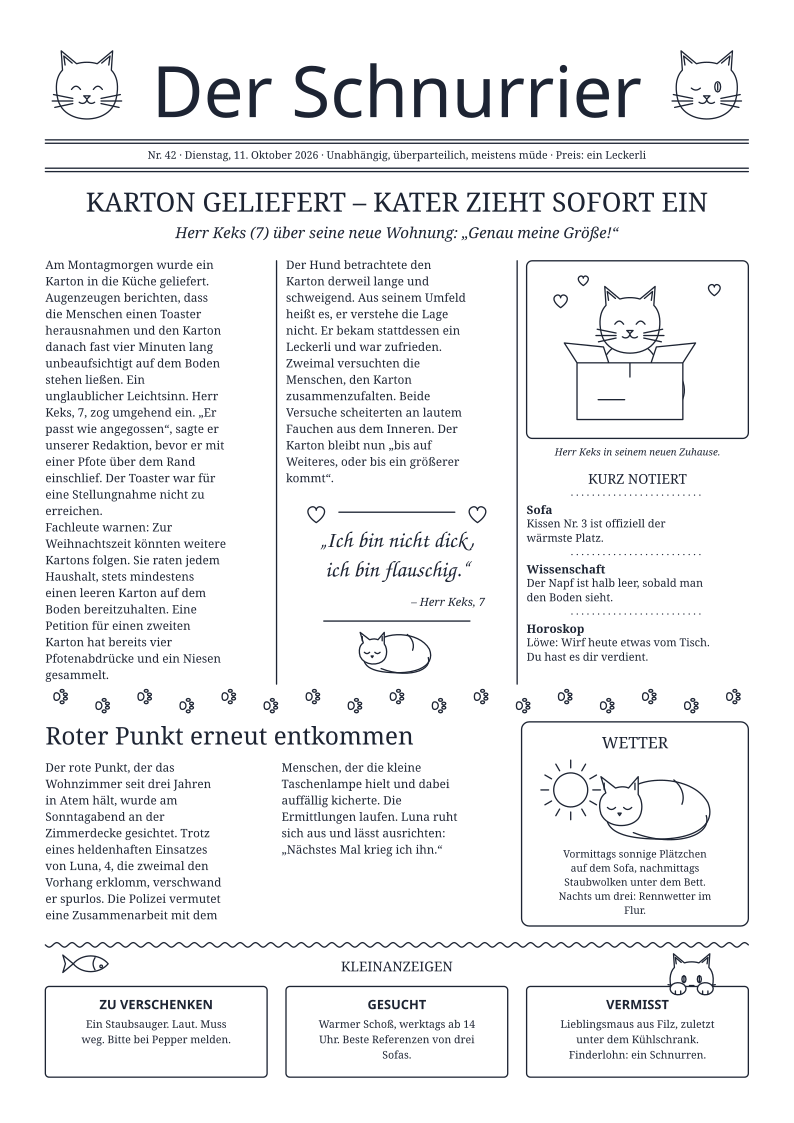

This chart was generated by the following Python code:
"""„Der Schnurrier“ – eine Katzenzeitung, A4 hoch, ein Stift.
Ausführen:  python3 art/katzenzeitung/katzenzeitung.py   →  katzenzeitung.svg daneben"""
import os
import sys

sys.path.insert(0, os.path.join(os.path.dirname(os.path.abspath(__file__)), '..', '..', 'tools', 'plotart'))
from plotart import Sheet, Box  # noqa: E402

NAME = 'Der Schnurrier'
ISSUE = 'Nr. 42 · Dienstag, 11. Oktober 2026 · Unabhängig, überparteilich, meistens müde · Preis: ein Leckerli'
HEADLINE = 'KARTON GELIEFERT – KATER ZIEHT SOFORT EIN'
SUB = 'Herr Keks (7) über seine neue Wohnung: „Genau meine Größe!“'
LEAD = ('Am Montagmorgen wurde ein Karton in die Küche geliefert. Augenzeugen berichten, dass die Menschen einen '
        'Toaster herausnahmen und den Karton danach fast vier Minuten lang unbeaufsichtigt auf dem Boden stehen ließen. '
        'Ein unglaublicher Leichtsinn. Herr Keks, 7, zog umgehend ein. „Er passt wie angegossen“, sagte er unserer '
        'Redaktion, bevor er mit einer Pfote über dem Rand einschlief. Der Toaster war für eine Stellungnahme nicht '
        'zu erreichen.\n'
        'Fachleute warnen: Zur Weihnachtszeit könnten weitere Kartons folgen. Sie raten jedem Haushalt, stets '
        'mindestens einen leeren Karton auf dem Boden bereitzuhalten. Eine Petition für einen zweiten Karton hat '
        'bereits vier Pfotenabdrücke und ein Niesen gesammelt.\n'
        'Der Hund betrachtete den Karton derweil lange und schweigend. Aus seinem Umfeld heißt es, er verstehe die '
        'Lage nicht. Er bekam stattdessen ein Leckerli und war zufrieden.\n'
        'Zweimal versuchten die Menschen, den Karton zusammenzufalten. Beide Versuche scheiterten an lautem '
        'Fauchen aus dem Inneren. Der Karton bleibt nun „bis auf Weiteres, oder bis ein größerer kommt“.')
QUOTE = '„Ich bin nicht dick, ich bin flauschig.“'
QUOTE_BY = '– Herr Keks, 7'
BRIEF = [('Sofa', 'Kissen Nr. 3 ist offiziell der wärmste Platz.'),
         ('Wissenschaft', 'Der Napf ist halb leer, sobald man den Boden sieht.'),
         ('Horoskop', 'Löwe: Wirf heute etwas vom Tisch. Du hast es dir verdient.')]
SECOND_HEAD = 'Roter Punkt erneut entkommen'
SECOND = ('Der rote Punkt, der das Wohnzimmer seit drei Jahren in Atem hält, wurde am Sonntagabend an der Zimmerdecke '
          'gesichtet. Trotz eines heldenhaften Einsatzes von Luna, 4, die zweimal den Vorhang erklomm, verschwand er '
          'spurlos. Die Polizei vermutet eine Zusammenarbeit mit dem Menschen, der die kleine Taschenlampe hielt und '
          'dabei auffällig kicherte. Die Ermittlungen laufen. Luna ruht sich aus und lässt ausrichten: '
          '„Nächstes Mal krieg ich ihn.“')
WEATHER = 'Vormittags sonnige Plätzchen auf dem Sofa, nachmittags Staubwolken unter dem Bett. Nachts um drei: Rennwetter im Flur.'
ADS = [('ZU VERSCHENKEN', 'Ein Staubsauger. Laut. Muss weg. Bitte bei Pepper melden.'),
       ('GESUCHT', 'Warmer Schoß, werktags ab 14 Uhr. Beste Referenzen von drei Sofas.'),
       ('VERMISST', 'Lieblingsmaus aus Filz, zuletzt unter dem Kühlschrank. Finderlohn: ein Schnurren.')]
BODY = 3.1                       # Schriftgröße des Fließtexts (Großbuchstaben 2,2 mm hoch)

s = Sheet('A4', margin=12, title=NAME, seed=5)
page = s.inner

# Kopf: zwei Katzengesichter, Titel in Fraktur, Ausgabezeile zwischen Doppellinien
s.cat_face(page.x + 11, page.y + 12, 17, mood='happy')
s.cat_face(page.x1 - 11, page.y + 12, 17, mood='wink')
s.fit_text(NAME, page.cx, page.y + 19, page.w - 48, max_size=26, family='gothic', anchor='middle')
s.rule(page.x, page.x1, page.y + 25, double=True, gap=0.9)
s.fit_text(ISSUE, page.cx, page.y + 30, page.w, max_size=2.8, family='serif', anchor='middle')
s.rule(page.x, page.x1, page.y + 32.5, double=True, gap=0.9)

# Aufmacher: Schlagzeile, zwei Textspalten, rechts Bild + „Kurz notiert“
y = page.y + 44
s.fit_text(HEADLINE, page.cx, y, page.w, max_size=11, family='serif', anchor='middle')
s.fit_text(SUB, page.cx, y + 7, page.w, max_size=4, family='serif', anchor='middle', italic=True)
body = Box(page.x, y + 13, page.w, 112)
cols = s.columns(body, 3, gutter=5)
rest, end = s.flow_text(LEAD, cols[:2], size=BODY, family='serif', leading=1.4)
assert not rest, f'Aufmacher zu lang: {len(rest)} Zeichen zu viel'

q = Box(cols[1].x + 2, end + 7, cols[1].w - 4, cols[1].y1 - end - 7)   # Platz unter dem Text: ein Zitat mit Herzchen
if q.h > 30:
    s.heart(q.x + 6, q.y + 1, 5, pen='black')
    s.rule(q.x + 12, q.x1 - 12, q.y)
    s.heart(q.x1 - 6, q.y + 1, 5, pen='black')
    _, qy, _ = s.text_block(QUOTE, Box(q.x, q.y + 5, q.w, 22), size=6, family='script', align='center', leading=1.3)
    s.text(QUOTE_BY, q.x1 - 4, qy + 6, 3, 'serif', 'end', italic=True)
    s.rule(q.x + 8, q.x1 - 8, qy + 10)
    room = cols[1].y1 - (qy + 10) - 6                                   # space down to the column bottom
    cw = min(q.w * .5, 36, room / (77 / 140))                          # the cat is 77/140 of its width tall
    if cw > 15: s.cat_sleeping(q.cx, qy + 10 + 3 + 42 * cw / 140, cw)

pic = Box(cols[2].x, body.y, cols[2].w, 47)
s.rect(*pic.tup(), r=1.5)
for hx, hy, hs in ((pic.x + 9, pic.y + 11, 4), (pic.x + 15, pic.y + 5.5, 3), (pic.x1 - 9, pic.y + 8, 3.5)):
    s.heart(hx, hy, hs)                                             # Herzchen über dem Kater
s.cat_sitting(pic.cx - 2, pic.y1 - 6, 38, mood='happy')
s.cardboard_box(pic.cx - 16, pic.y1 - 20, 28, 15)
s.text('Herr Keks in seinem neuen Zuhause.', pic.cx, pic.y1 + 4.5, 2.6, 'serif', 'middle', italic=True)
yb = pic.y1 + 12
s.text('KURZ NOTIERT', pic.cx, yb, 3.6, 'serif', 'middle'); yb += 3
BRIEF_SIZE = 2.9
for head, txt in BRIEF:
    need = 5 + 1.5 + len(s.wrap(txt, pic.w, BRIEF_SIZE, 'serif')) * BRIEF_SIZE * 1.32 + 1
    if yb + need > body.y1: print('„Kurz notiert“ ohne:', head); break
    s.rule(pic.x + 12, pic.x1 - 12, yb, style='dotted'); yb += 5
    s.text(head, pic.x, yb, 3.1, 'serif', bold=True)
    _, yb, _ = s.text_block(txt, Box(pic.x, yb + 1.5, pic.w, body.y1 - yb - 1.5), size=BRIEF_SIZE, family='serif', leading=1.32)
    yb += 2.5

# Trenner: eine Spur aus Pfotenabdrücken quer über die Seite
y2 = body.y1 + 7
for i in range(17):
    x = page.x + 4 + i * (page.w - 8) / 16
    s.paw(x, y2 - 2.5 + (1.2 if i % 2 else -1.2), 3.6, rot=90)

# zweite Geschichte (zwei Spalten) und Wetter mit Sonnenkatze
low = Box(page.x, y2 + 3, page.w, 54)
left, right = low.split_x(2, 1, gap=6)
s.fit_text(SECOND_HEAD, left.x, left.y + 6, left.w, max_size=7, family='serif', anchor='start')
c1, c2 = left.split_x(1, 1, gap=5)
rest, end = s.flow_text(SECOND, [Box(c.x, left.y + 11, c.w, left.h - 11) for c in (c1, c2)], size=BODY, family='serif', leading=1.4)
assert not rest, f'Zweite Geschichte zu lang: {len(rest)} Zeichen'
if left.y1 - end > 22:
    s.yarn(c2.cx - 6, (end + left.y1) / 2, 7)
    s.paw(c2.cx + 14, (end + left.y1) / 2 + 4, 8, rot=20)
s.rect(*right.tup(), r=2)
s.text('WETTER', right.cx, right.y + 7, 4.2, 'serif', 'middle')
s.sun(right.x + 13, right.y + 18, 4.5)
s.cat_sleeping(right.cx + 6, right.y + 23.5, 30)                      # Katze im Sonnenfleck
s.text_block(WEATHER, Box(right.x + 4, right.y + 34, right.w - 8, right.h - 36), size=2.7, family='serif', align='center', leading=1.38)

# Kleinanzeigen – über der rechten Anzeige schaut eine Katze hervor
ads = Box(page.x, low.y1 + 8, page.w, page.y1 - low.y1 - 8)
s.rule(page.x, page.x1, ads.y - 3, style='wave')
s.text('KLEINANZEIGEN', ads.cx, ads.y + 4, 3.6, 'serif', 'middle')
s.fish(ads.x + 12, ads.y + 2, 12, rot=180)
boxes = Box(ads.x, ads.y + 8, ads.w, ads.h - 8).split_x(1, 1, 1, gap=5)
peek = boxes[2].x1 - 15
s.cat_face(peek, boxes[2].y - 1.2, 12, mood='awake')                  # erst das Gesicht …
for box, (kind, txt) in zip(boxes, ADS):
    s.rect(*box.tup(), r=1, cover=True)                              # … dann die Anzeige davor: die Katze lugt darüber
    s.text(kind, box.cx, box.y + 6, 3.4, 'sans', 'middle', bold=True)
    s.text_block(txt, Box(box.x + 3, box.y + 9, box.w - 6, box.h - 10), size=2.8, family='serif', align='center')
for dx in (-3.6, 3.6):                                               # … und zwei Pfötchen hängen über die Kante
    s.ellipse(peek + dx, boxes[2].y + 0.6, 2.1, 1.6, cover=True)
    s.lines([[(peek + dx - .7, boxes[2].y + 1.2), (peek + dx - .7, boxes[2].y + 2.1)], [(peek + dx + .7, boxes[2].y + 1.2), (peek + dx + .7, boxes[2].y + 2.1)]])

out = os.path.splitext(os.path.abspath(__file__))[0] + '.svg'
s.save(out)
s.report()
print(out)
